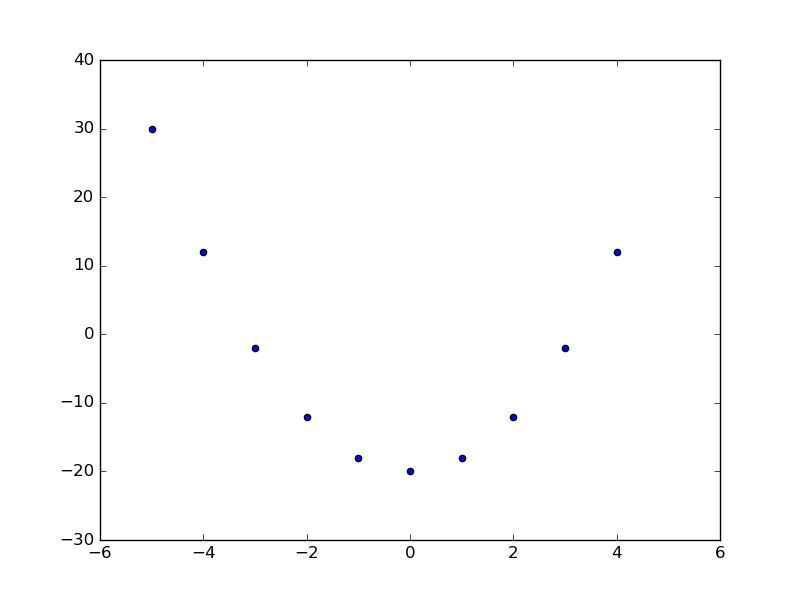

The script that saved this image:

# coding: utf-8

# # Lab Retreat
# ### Vishal Gaurav

# In[1]:

#import modules
import numpy as np
import matplotlib.pyplot as plt
import pylab


# In[2]:

get_ipython().magic(u'matplotlib notebook')


# In[7]:

#x= pylab.rand(1000)
y=[]


# In[8]:

for x in range(-5,5,1):
    y.append(2 * (x**2) - 20)


# In[14]:

x= range(-5,5,1)


# In[18]:

plt.scatter(x,y)
plt.savefig('vishal_assingment3')


# In[ ]:



